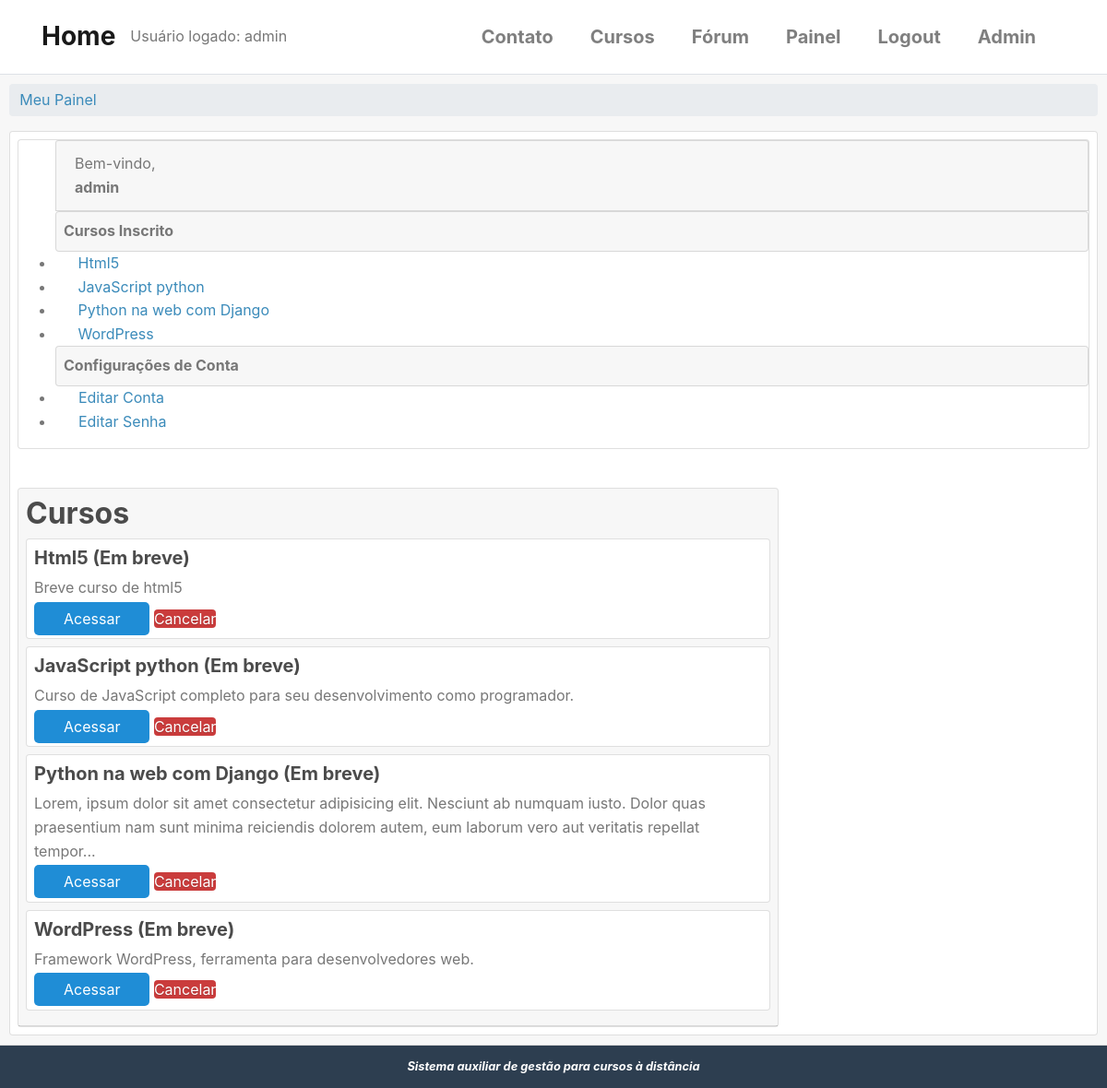
Page /conta/painel/ (signed in) on the committed database.
### accounts/models.py (models this page shows, shortened)
class User(AbstractBaseUser, PermissionsMixin):
    username = models.CharField(
        'Usuário', max_length=30, unique=True,
        validators = [validators.RegexValidator(re.compile('^[\w.@+-]+$'),
        'O nome de usuário só pode conter letras, dígitos ou os seguintes caracteres: @/ ./ +/ -/ _',
        'Usuário inválido ou já existente!')]
    )
    email = models.EmailField('E-mail', unique=True)
    name = models.CharField('Nome', max_length=100, blank=True)
    is_active = models.BooleanField('Está ativo?', blank=True, default=True)
    is_staff = models.BooleanField('É da equipe?', blank=True, default=False)
    date_joined = models.DateTimeField('Data de Entrada', auto_now_add=True)
    objects = UserManager()
    USERNAME_FIELD = 'username'
    REQUIRED_FIELDS = ['email']
    class Meta:
        verbose_name = 'Usuário'
        verbose_name_plural = 'Usuários'
    def __str__(self):
        return self.name or self.username

### cursos/models.py (models this page shows, shortened)
class Enrollment(models.Model):
    STATUS_CHOICES = (
        (0, 'Pendente'),
        (1, 'Aprovado'),
        (2, 'Cancelado'),
        (3, 'Recusado'),
    )
    usuario = models.ForeignKey(
        settings.AUTH_USER_MODEL,
        verbose_name='Usuário',
        related_name='enrollments',
        on_delete=models.DO_NOTHING
    )
    curso = models.ForeignKey(
        Cursos, verbose_name='Curso',
        related_name='enrollments',
        on_delete=models.DO_NOTHING
    )
    status = models.ImageField(
        'Situação',
        choices=STATUS_CHOICES,
        default=0,
        blank=True
    )
    criado_em = models.DateTimeField('Criado em', auto_now_add=True)
    atualizado_em = models.DateTimeField('Atualizado em ', auto_now_add=True)
    class Meta:
        verbose_name = 'Inscrição'
        verbose_name_plural = 'Inscrições'
        """
        unique_together/unicidade - combina a unicidade entre cursos e usuário,
        ou seja, cada usuário se increve apenas uma vez para cada curso.
        """
        unique_together = (('usuario', 'curso'),)

class Cursos(models.Model):
    nome = models.CharField('Nome', max_length=100)
    slug = models.SlugField('Atalho')
    descricao = models.TextField('Descrição Simples', blank=True)
    sobre = models.TextField('Sobre o Curso', blank=True)
    data_inicial = models.DateField(
        'Data de início', null=True, blank=True,
    )
    imagem = models.ImageField(
        upload_to='cursos/imagens', verbose_name='Imagem',
        null=True, blank=True
    )
    criado_em = models.DateTimeField('Criado em', auto_now_add=True)
    atualizado_em = models.DateTimeField('Atualizado em ', auto_now_add=True)
    objects = CursosManager()
    def __str__(self):
        return str(self.nome)
    class Meta:
        verbose_name = 'Curso'
        verbose_name_plural = 'Cursos'
        ordering = ['nome']  # ['-name'] ordem decrescente

### accounts/views.py (the view)
# urls.py: path('painel/', views.painel, name='painel'),
@login_required
def painel(request):
    template_name = 'accounts/dashboard.html'
    context = {}
    return render(request, template_name, context)

### cursos/templatetags/cursos_tags.py (called while the page is built)
@register.simple_tag
def listar_meus_cursos(user):
    return Enrollment.objects.filter(usuario=user)

### templates/accounts/dashboard.html
{% extends "base.html" %}
{% load static %}
{% load cursos_tags %}
{% block content %}
{% listar_meus_cursos user as enrollments %}
<div class="card-header" style='padding: 10px;'>
    <div class="">
        <ul class="breadcrumb pure-menu-heading">
            {% block breadcrumb %}
            <li><a class="" href="{% url 'accounts:painel' %}">Meu Painel</a></li>
            {% endblock %}
        </ul>
    </div>
    <div class="card" style='margin: auto;'>
        <div class="pure-g-r content-ribbon">
            <div class="pure-u-1-4 m-2">
                <div class="card pure-menu pure-menu-open">
                    <ul>
                        <li class="card card-header">
                            Bem-vindo, <strong>{{ user }}</strong>
                        </li>
                        {% block menu_options %}
                        <li class="card card-header p-2"><strong>Cursos Inscrito</strong></li>
                        {% for enrollment in enrollments %}
                        <li>
                            <a href="{% url 'cursos:anuncios' enrollment.curso.slug %}">
                                <i class="fa fa-book pr-1"></i>{{ enrollment.curso }}
                            </a>
                        </li>
                        {% empty %}
                        <li style='padding: 5px 0 5px 15px;'>Não há inscrições</li>
                        {% endfor %}
                        <li class="card card-header p-2"><strong>Configurações de Conta</strong></li>
                        <li>
                            <a href="{% url 'accounts:editar_usuario' %}">
                                <i class="fa fa-cog"></i>
                                Editar Conta
                            </a>
                        </li>
                        <li>
                            <a href="{% url 'accounts:editar_senha' %}">
                            <i class="fa fa-lock"></i>
                            Editar Senha</a>
                        </li>
                        {% endblock menu_options %}
                    </ul>
                </div>
            </div>
            <br>
            <div class="carddash pure-u-2-3 m-2">
                <div class="card">
                    <div class="card-header p-2">
                    {% block dashboard_content %}
                        <h2 class="font-weight-bold pure-menu-heading">Cursos</h2>
                        {% for enrollment in enrollments %}
                        <div class="card mb-2 p-2" >
                            <h3>{{ enrollment.curso }}
                            ({{ enrollment.curso.start_date|date:'d/m/Y'|default:'Em breve' }})
                            </h3>
                            {{ enrollment.curso.descricao | truncatechars:"200" }}
                            <div class="pure-controls mt-2">
                                <a href="{% url 'cursos:anuncios' enrollment.curso.slug %}" class="pure-button pure-button-primary">Acessar</a>
                                <a href="{% url 'cursos:cancelar_enrollment' enrollment.curso.slug %}" class="pure-button button-error">Cancelar</a>
                            </div>
                        </div>
                        {% empty %}
                        <aside class=pure-u-1>
                            <p style='padding: 5px 0 5px 15px;'>Não há inscrições</p>
                        </aside>
                        {% endfor %}
                        {% endblock %}
                    </div>
                </div>
            </div>
        </div>
    </div>
</div>
{% endblock content %}

### templates/base.html (shortened to what this page needs)
{% load static %}
<!DOCTYPE html>
<html lang="pt-BR">
<head>
    <link rel="stylesheet" href="https://cdn.jsdelivr.net/npm/bootstrap@4.5.3/dist/css/bootstrap.min.css"
>
    <link rel="stylesheet" href="http://yui.yahooapis.com/pure/0.3.0/pure-min.css">
    <link rel="stylesheet" href="{% static 'css/styles1.css' %}"/>
    <link rel="stylesheet" href="{% static 'css/font-awesome.css' %}"/>
</head>
<div class="container-flex">
    <nav class="navbar navbar-expand-sm py-3 border-bottom navbar-light" style='margin-bottom: 0'>
        <div class="container">
            <a href="{% url 'home' %}" class="navbar-brand">
                <span class="font-weight-bold h3">Home</span>
            </a>
            Usuário logado: {{ user }}
            <div class="collapse navbar-collapse" id="navbarCollapse">
                <ul class="navbar-nav ml-auto">
                    <li class="nav-item">
                        <a href="{% url 'contato' %}" class="nav-link lead mr-4 font-weight-bold">Contato</a>
                    </li>
                    <li class="nav-item">
                        <a href="{% url 'cursos:lista_cursos' %}" class="nav-link lead mr-4 font-weight-bold">Cursos</a>
                    </li>
                    <li class="nav-item">
                        <a href="{% url 'forum:forum_index' %}" class="nav-link lead mr-4 font-weight-bold">Fórum</a>
                    </li>
                    {% if user.is_authenticated %}
                    <li class="nav-item">
                        <a href="{% url 'accounts:painel' %}" class="nav-link lead mr-4 font-weight-bold">Painel</a>
                    </li>
                    <li class="nav-item">
                        <a href="{% url 'accounts:logout' %}" class="nav-link lead mr-4 font-weight-bold">Logout</a>
                    </li>
                    {% endif %}
                    {% if user.is_superuser %}
                    <li class="nav-item">
                        <a href="/admin/" class="nav-link lead mr-4 font-weight-bold">Admin</a>
                    </li>
                    {% endif %}
                </ul>
            </div>
        </div>
    </nav>
    {% block content %}
    {% endblock %}
    <div class="footer">
        <i><b>Sistema auxiliar de gestão para cursos à distância</b></i>
    </div>
</div>
</html>

### static/css/styles1.css (style rules this page uses)
* { -webkit-box-sizing: border-box; -moz-box-sizing: border-box; box-sizing: border-box; }
a { color: #3b8bba; }
.pure-menu li a { padding-left: 0.5em; }
.carddash { margin: 40px; width: 70%; }
.footer { background: #2d3e50; color: #fff; text-align: center; padding: 1em; font-size: 80%; }
.pure-button-primary { background-color: #1f8dd6; color: white; padding: 0.5em 2em; border-radius: 5px; }
ul.breadcrumb { padding: 0; }
ul.breadcrumb li { display: inline-block; }
ul.breadcrumb li a { display: inline-block; padding: 0.3em 0.7em; }
.button-success, .button-error, .button-warning, .button-secondary { color: white; border-radius: 4px; text-shadow: 0 1px 1px rgba(0, 0, 0, 0.2); }
.button-error { background: rgb(202, 60, 60); }
h1, h2, h3, h4, h5, h6 { font-weight: bold; color: rgb(75, 75, 75); }
h3 { font-size: 1.25em; }
a { color: #3b8bba; text-decoration: none; }

### rows in the picture
User: name+username "admin"
Enrollment: curso "Html5", curso.start_date "Em breve", curso.descricao "Breve curso de html5"
Enrollment: curso "JavaScript python", curso.start_date "Em breve", curso.descricao "Curso de JavaScript completo para seu desenvolvimento como programador."
Enrollment: curso "Python na web com Django", curso.start_date "Em breve", curso.descricao "Lorem, ipsum dolor sit amet consectetur adipisicing elit. Nesciunt ab numquam iusto. Dolor quas praesentium nam sunt minima reiciendis dolorem autem, eum laborum vero aut veritatis repellat tempor..."
Enrollment: curso "WordPress", curso.start_date "Em breve", curso.descricao "Framework WordPress, ferramenta para desenvolvedores web."
